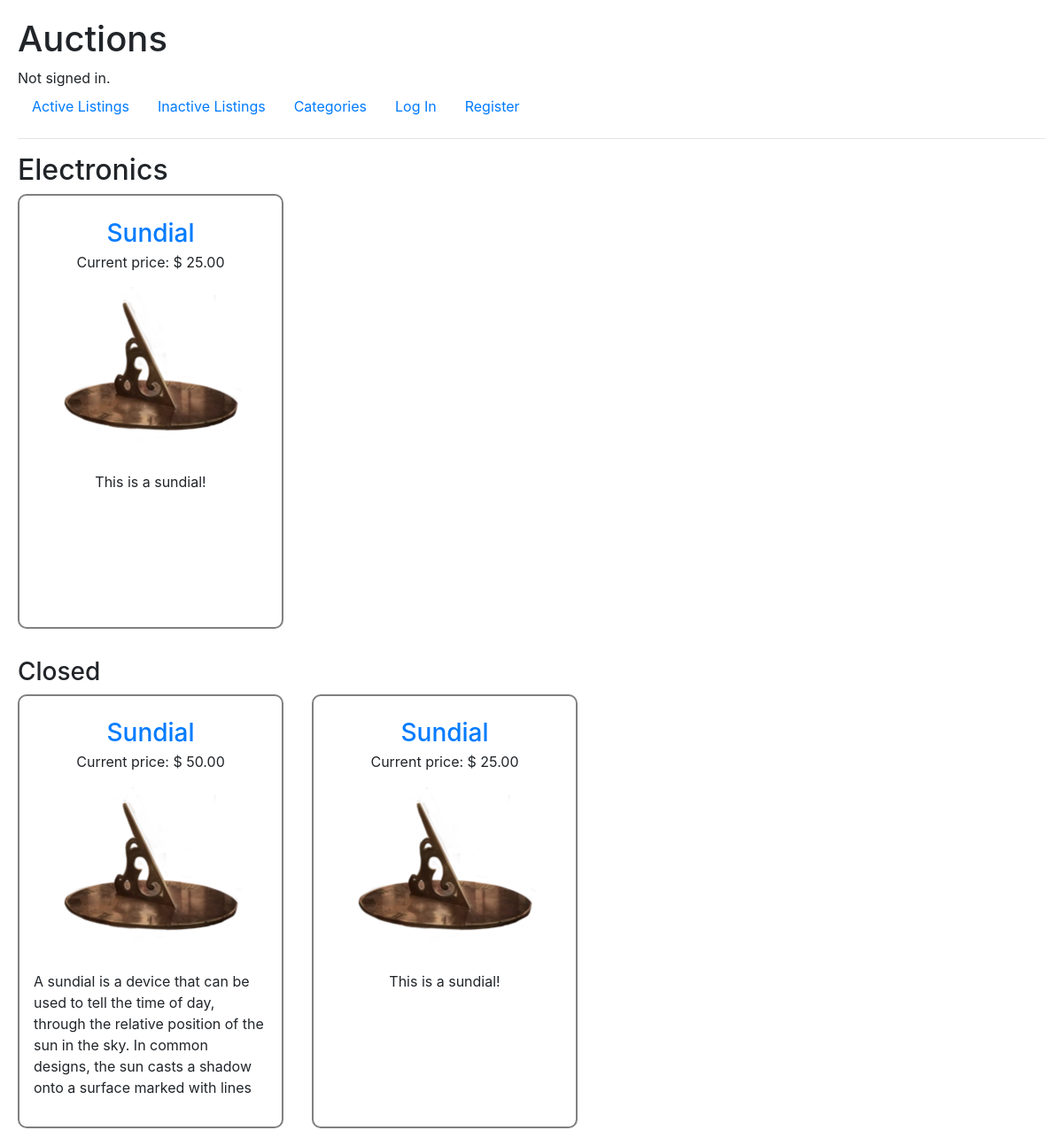
The app's page /category/Electronics with its own data.
### auctions/models.py (models this page shows, shortened)
class Auction(models.Model):
    CATEGORIES = [
        ('Clothes', 'Clothes'),
        ('Electronics', 'Devices & Electronics'),
        ('Health', 'Health & Foods'),
        ('Hobbies', 'Hobbies'),
        ('Toys', 'Kids & Toys'),
        ('Sports', 'Sports'),
        ('Tools', 'Tools & Services'),
        ('OTHER', 'None'),
    ]
    title = models.CharField(max_length=100)
    description = models.TextField()
    user = models.ForeignKey(User, on_delete=models.CASCADE, related_name="owner")
    starting_bid = models.DecimalField(max_digits=8, decimal_places=2)
    bids = models.ManyToManyField(Bid, blank=True, related_name="listing", null=True)
    current_price = models.DecimalField(max_digits=8, decimal_places=2)
    winner = models.ForeignKey(User, related_name="wins", on_delete=models.CASCADE, blank=True, null=True)
    url = models.ImageField(blank=True)
    category = models.CharField(max_length=100, choices=CATEGORIES, default=CATEGORIES[7][0], blank=True)
    closed = models.BooleanField(default=False)

### auctions/views.py (the view)
# urls.py: path("category/<str:cat>", views.category, name="category"),
def category(request, cat):
    everylisting = Auction.objects.all()
    listings = everylisting.filter(category = cat)
    livelistings = listings.filter(closed = False)
    deadlistings = listings.filter(closed = True)
    return render(request, "auctions/category.html", {
        "category": cat,
        "deadlistings": deadlistings,
        "livelistings": livelistings,
    })

### auctions/templates/auctions/category.html
{% extends "auctions/layout.html" %}
{% block body %}
    <h2>{{ category }}</h2>
    <div class="listings">
        {% for auction in livelistings %}
            <div class="listing">
                <h3><a href="{% url 'listing' auction.id %}">{{ auction.title }}</a></h3>
                <p class="index-price">Current price: $ {{ auction.current_price }}</p>
                {% if auction.url.url %}
                <img src="{{ auction.url.url }}" alt="Image" class="index-image">
                {% endif %}
                <p class="index-description">{{ auction.description }}</p>
            </div>
        {% endfor %}
    </div>
    {% if deadlistings %}
        <h3>Closed</h3>
        <div class="listings">
            {% for auction in deadlistings %}
                <div class="listing">
                    <h3><a href="{% url 'listing' auction.id %}">{{ auction.title }}</a></h3>
                    <p class="index-price">Current price: $ {{ auction.current_price }}</p>
                    {% if auction.url.url %}
                    <img src="{{ auction.url.url }}" alt="Image" class="index-image">
                    {% endif %}
                    <p class="index-description">{{ auction.description }}</p>
                </div>
            {% endfor %}
        </div>
    {% endif %}
{% endblock %}

### auctions/static/auctions/styles.css (style rules this page uses)
body { padding: 20px; }
.listings { display: flex; gap: 2rem; flex-wrap: wrap; }
.listing { display: flex; flex-direction: column; justify-content: space-around; width: 300px; border: grey solid 2px; border-radius: 10px; padding: 1rem; gap: 0.2rem; align-items: center; }
.listing h3 { margin-top: 0.6rem; margin-bottom: 0; }
.index-image { height: auto; width: 80%; object-fit: cover; margin-bottom: 0.4rem; }
.index-price { margin-bottom: 0.4rem; }
h3 { margin-top: 2rem; }
.index-description { height: 9rem; overflow-y: auto; }

### records on screen
Auction: title "Sundial", current_price "25.00", url (picture), description "This is a sundial!"
Auction: title "Sundial", current_price "50.00", url (picture), description "A sundial is a device that can be used to tell the time of day, through the relative position of the sun in the sky. In common designs, the sun casts a shadow onto a surface marked with lines…"
Auction: title "Sundial", current_price "25.00", url (picture), description "This is a sundial!"

### other values on screen
{{ category }} "Electronics"
